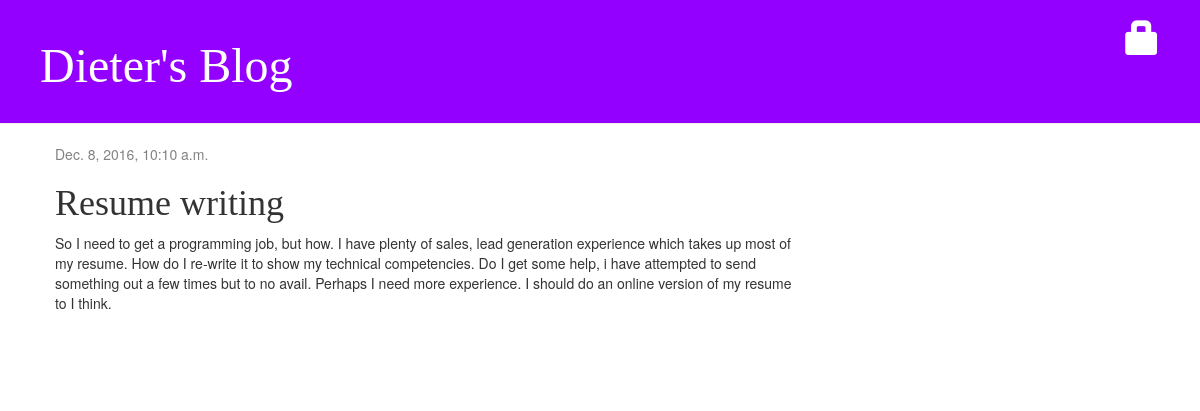
Page /post/6/ on the committed database.
### blog/models.py (models this page shows, shortened)
class Post(models.Model):
    author = models.ForeignKey('auth.User')
    title = models.CharField(max_length=200)
    text = models.TextField()
    created_date = models.DateTimeField(
            default=timezone.now)
    published_date = models.DateTimeField(
            blank=True, null=True)

### blog/views.py (the view)
# urls.py: url(r'^post/(?P<pk>\d+)/$', views.post_detail, name='post_detail'),
def post_detail(request, pk):
    post = get_object_or_404(Post, pk=pk)
    return render(request, 'blog/post_detail.html', {'post': post})

### blog/templates/blog/post_detail.html (shortened to what this page needs)
{% extends 'blog/base.html' %}
{% block content %}
    	<div class="post">
      {% if post.published_date %}
    	<div class="date">
        	{{ post.published_date }}
    	</div>
	 {% else %}
    		<a class="btn btn-default" href="{% url 'post_publish' pk=post.pk %}">Publish</a>
    		<a class="btn btn-default" href="{% url 'post_remove' pk=post.pk %}"><span class="glyphicon glyphicon-remove"></span></a>
	{% endif %}
        <h1>{{ post.title }}</h1>
        <p>{{ post.text|linebreaksbr }}</p>
    </div>
{% endblock %}

### blog/static/css/blog.css (style rules this page uses)
h1, h2, h3, h4 { font-family: 'Aref Ruqaa', cursive; }
.date { color: #828282; }
.post { margin-bottom: 70px; }

### rows in the picture
Post: published_date "Dec. 8, 2016, 10:10 a.m.", title "Resume writing", text "So I need to get a programming job, but how. I have plenty of sales, lead generation experience which takes up most of my resume. How do I re-write it to show my technical competencies. Do I get some help, i have attempted to send something out a few times but to no avail. Perhaps I need more experience. I should do an online version of my resume to I think."
